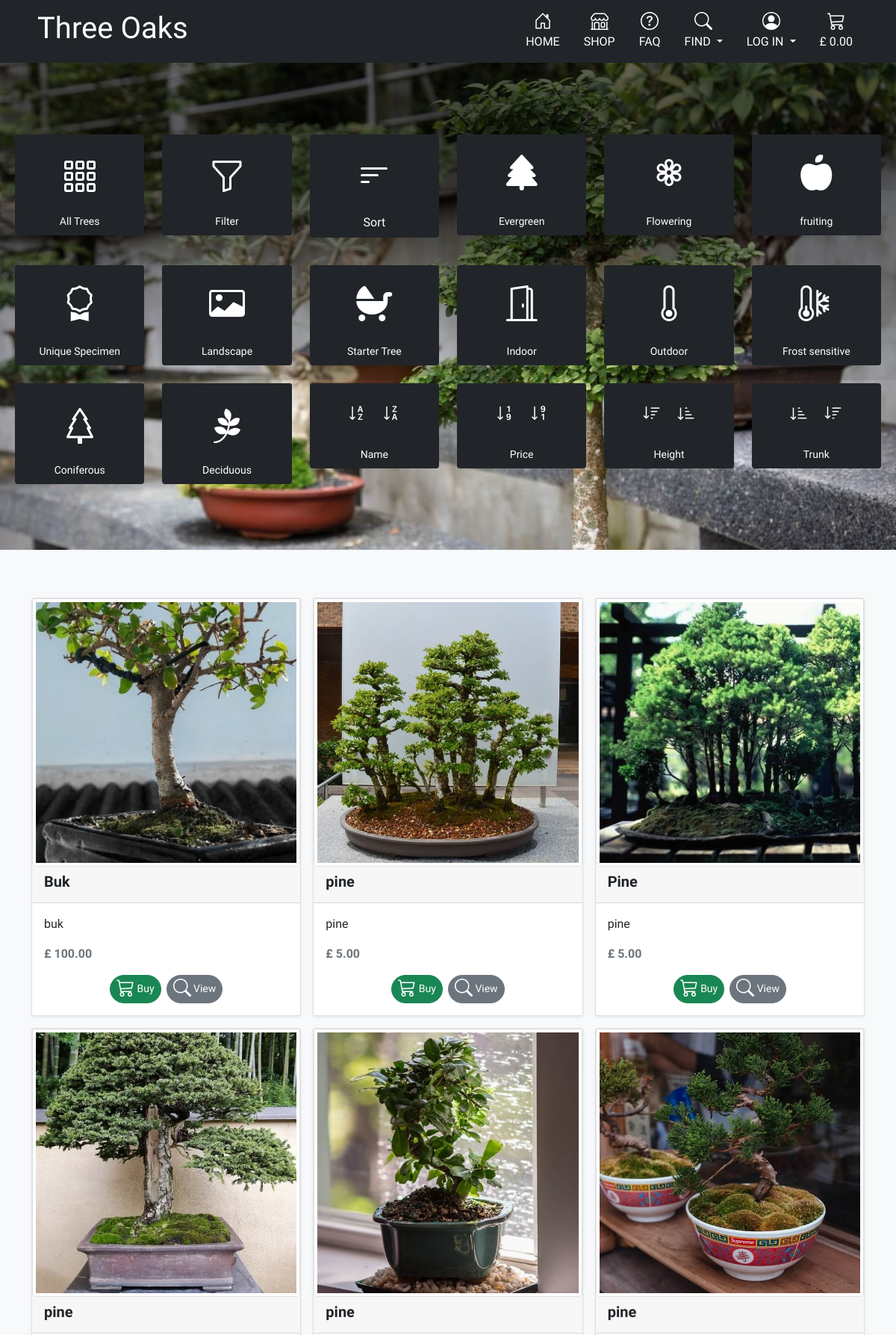
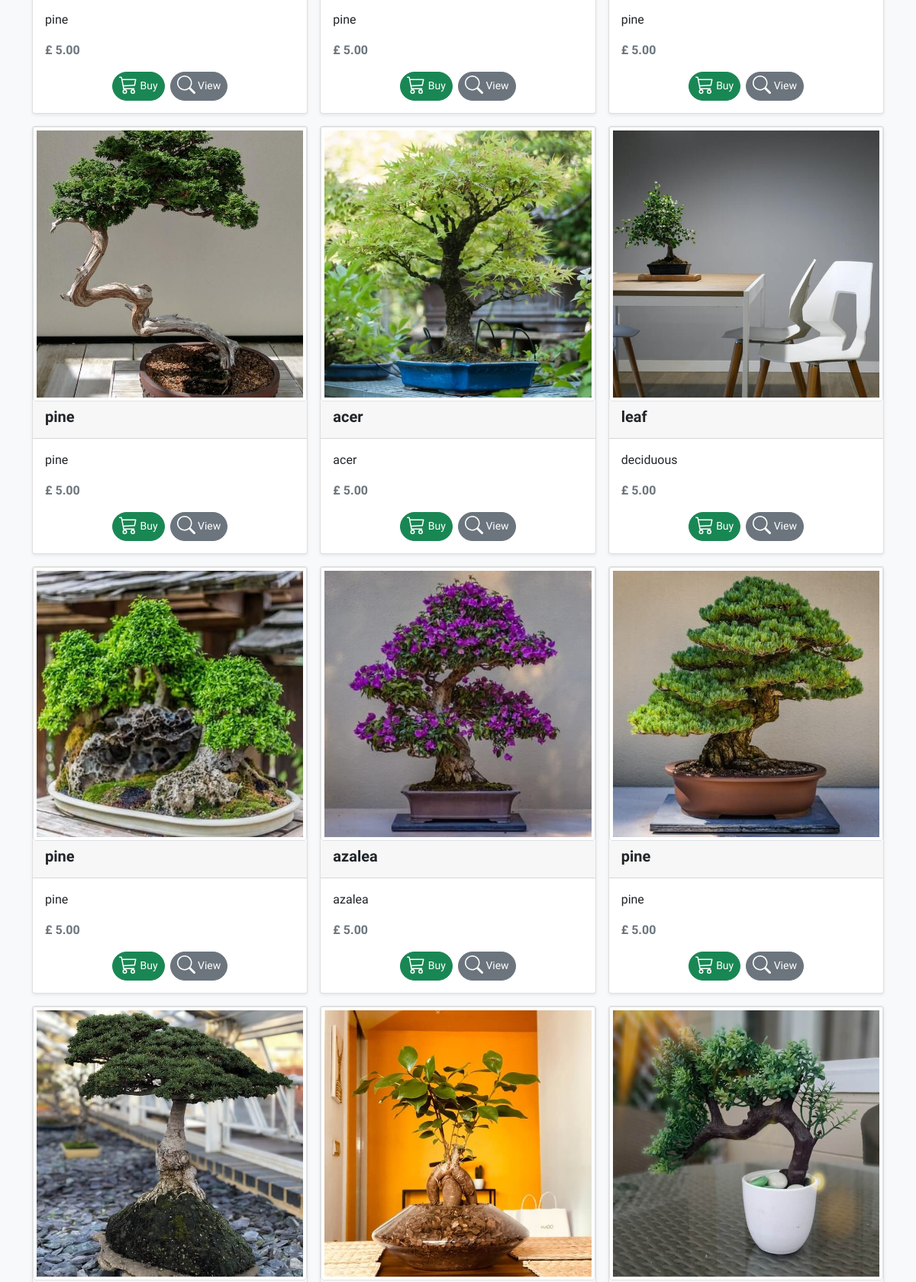
The app's page /trees/ (upper part) with its own data (2 pictures, top to bottom).
### trees/models.py (models this page shows, shortened)
class Feature(models.Model):
    name = models.CharField(max_length=254)
    friendly_name = models.CharField(max_length=254, null=True, blank=True)
    icon_class = models.CharField(max_length=254, null=True, blank=True)
    aria_for_anchor = models.CharField(default='Filter elements by',
                                       max_length=254, null=True, blank=True)

class Enviroment(models.Model):
    name = models.CharField(max_length=254)
    friendly_name = models.CharField(max_length=254, null=True, blank=True)
    icon_class = models.CharField(max_length=254, null=True, blank=True)
    aria_for_anchor = models.CharField(default='Filter elements by',
                                       max_length=254, null=True, blank=True)

class Tree(models.Model):
    name = models.CharField(max_length=254, null=True, blank=True)
    slug = models.SlugField(max_length=200, unique=True, editable=False)
    height_in = models.DecimalField(max_digits=9, decimal_places=2)
    trunk_circumference = models.DecimalField(max_digits=9, decimal_places=2)
    price = models.DecimalField(max_digits=9, decimal_places=2)
    current_stock = models.IntegerField(null=True, blank=True)
    leaves_or_needles = models.CharField(
            max_length=254, choices=LEAVES_OR_NEEDLES_CHOICES,
            default='coniferous', null=True, blank=True)
    description = models.TextField()
    image_url = models.URLField(max_length=1024, null=True, blank=True)
    image = models.ImageField(null=True, blank=True)
    image_alt = models.CharField(max_length=254, null=True, blank=True)
    image_disclaimer = models.CharField(
            max_length=254, choices=IMG_DISCLAIMER_CHOICES,
            default='standarised',  null=True, blank=True
            )
    feature = models.ManyToManyField(
                'Feature', blank=True)
    enviroment = models.ForeignKey(
                'Enviroment', null=True, blank=True, on_delete=models.SET_NULL)

### trees/views.py (the view, shortened to what this page needs)
# urls.py: path('', views.all_trees, name='all_trees'),
def all_trees(request):
    trees = Tree.objects.all()
    all_features = Feature.objects.all()
    all_enviroments = Enviroment.objects.all()
    query = None
    current_features = None
    current_enviroments = None
    current_types = None
    sort = None
    direction = None
    current_sorting = f'{sort}_{direction}'
    trolley = request.session.get('trolley', {})
    trees_in_bag_strings = list(trolley.keys())
    trees_in_bag = list(map(int, trees_in_bag_strings))
    context = {
        'trees': trees,
        'features': all_features,
        'enviroments': all_enviroments,
        'search_term': query,
        'current_features': current_features,
        'current_enviroments': current_enviroments,
        'current_types': current_types,
        'current_sorting': current_sorting,
        'trees_in_bag': trees_in_bag,
    }
    return render(request, 'trees/trees.html', context)

### trolley/contexts.py (called while the page is built, shortened)
def trolley_contents(request):
    trolley_items = []
    total = 0
    tree_count = 0
    trolley = request.session.get('trolley', {})
    if total < settings.FREE_DELIVERY_THRESHOLD:
        delivery = total * Decimal(settings.STANDARD_DELIVERY_PERCENTAGE / 100)
        free_delivery_delta = settings.FREE_DELIVERY_THRESHOLD - total
    else:
        delivery = 0
        free_delivery_delta = 0
    grand_total = delivery + total
    context = {
        'trolley_items': trolley_items,
        'total': total,
        'tree_count': tree_count,
        'delivery': delivery,
        'free_delivery_delta': free_delivery_delta,
        'free_delivery_threshold': settings.FREE_DELIVERY_THRESHOLD,
        'grand_total': grand_total,
    }
    return context

### trees/templates/trees/trees.html (shortened to what this page needs)
{% extends 'base.html' %}
{% load static %}
{% block extra_css %}
<link rel="stylesheet" href="{% static 'trees/css/trees.css' %}">
{% endblock %}
{% block content %}
<section class=" py-5 text-center flex-container bg-img-trees my-box-shadow-75">
    {% include 'trees/includes/sorting_tiles.html' %}
</section>
<div class="album py-5 bg-light">
    <div class="container row">
        <div class="col-12 col-md-6 order-md-first">
        </div>
    </div>
    <div class="container">
        <div class="row row-cols-1 row-cols-sm-2 row-cols-md-3 g-3">
            {% for tree in trees %}
            <div class="col">
                <div class="card shadow-sm">
                    {% if tree.image %}
                    <img class="card-img-top img-thumbnail" src="{{ tree.image.url }}"
                        {% if tree.image_alt %}
                        alt="{{ tree.image_alt }}"
                        {% else %}
                        alt="{{ tree.name }}"
                        {% endif %}
                     height="225">
                    {% endif %}
                <div class="card-header">
                    <p class="h5 fw-bold">{{ tree.name }}</p>
                </div>
                <div class="card-body">
                    {% if tree.description %}
                    <p class="card-text">
                        {{ tree.description }}
                    </p>
                    {% endif %}
                    <p class="card-text">
                        <div class="text-muted fw-bold">£ {{tree.price}}</div>
                    </p>
                    {% if tree.id in trees_in_bag %}
                    <div class="d-flex justify-content-center align-items-center mt-3">
                        <div class="btn-group">
                            <a class="btn btn-sm btn-success rounded-pill me-2 small"
                            href="{% url 'view_trolley' %}"
                            aria-label="">
                                <svg class="bi mx-auto mb-1" width="24" height="24" fill="currentColor"><use xlink:href="#inTrolley"/></svg>
                                in trolley</a>
                            <a
                            class="btn btn-sm btn-secondary rounded-pill"
                            href="{% url 'tree_detail' tree_slug=tree.slug %}"
                            aria-label="">
                            <svg class="bi mx-auto mb-1" width="24" height="24" fill="currentColor"><use xlink:href="#find"/></svg>
                            View</a>
                        </div>
                    </div>
                    {% else %}
                    <form class="form" action="{% url 'add_to_trolley' tree.id %}" method="POST">
                    <div class="d-flex justify-content-center align-items-center mt-3">
                    <div class="btn-group">
                        <button type="submit" class="btn btn-sm btn-success rounded-pill me-2">
                            <svg class="bi mx-auto mb-1" width="24" height="24" fill="currentColor"><use xlink:href="#trolley"/></svg>
                            Buy</button>
                        <a
                        class="btn btn-sm btn-secondary rounded-pill"
                        href="{% url 'tree_detail' tree_slug=tree.slug %}"
                        aria-label="">
                        <svg class="bi mx-auto mb-1" width="24" height="24" fill="currentColor"><use xlink:href="#find"/></svg>
                        View</a>
                    </div>
                    </div>
                    </form>
                    {% endif %}
                </div>
                </div>
            </div>
            {% endfor %}
        </div>
    </div>
</div>
{% endblock %}

### trees/templates/trees/includes/sorting_tiles.html (shortened to what this page needs)
<ul class="mx-2 mt-5 row row-cols-3 row-cols-sm-4 row-cols-lg-6 row-cols-xl-8 list-unstyled list justify-content-md-center">
    <li class="col mb-4" >
      <a class="d-block bg-dark rounded text-white text-decoration-none"
      href="{% url 'all_trees' %}"
      aria-label="Show all trees">
        <div class="display-5 p-3 py-4  bg-dark text-center rounded">
          <svg class="bi" width="1em" height="1em" fill="currentColor">
            <use xlink:href="#grid">
            </use>
          </svg>
        </div>
        <p class="small name text-white text-center pb-2">All Trees
        </p>
      </a>
    </li>
    <li class="col mb-4" >
        <a class="d-block bg-dark rounded text-white text-decoration-none" href="" aria-label="Show menu for filtering trees">
          <div class="display-5 p-3 py-4  bg-dark text-center rounded">
            <svg class="bi" width="1em" height="1em" fill="currentColor">
              <use xlink:href="#filter">
              </use>
            </svg>
          </div>
          <div class="small name text-white text-center pb-2">Filter
          </div>
        </a>
      </li>
    <li class="col mb-4" >
        <a class="d-block bg-dark rounded text-white text-decoration-none" href="" aria-label="Show menu for sorting trees">
          <div class="display-5 p-3 py-4  bg-dark text-center rounded">
            <svg class="bi" width="1em" height="1em" fill="currentColor">
              <use xlink:href="#sort">
              </use>
            </svg>
          </div>
          <div class="name text-white text-center pb-2">Sort
          </div>
        </a>
      </li>
{% if features %}
{% for feature in features %}
    <li class="col mb-4 feature-tile" >
        <a class="d-block bg-dark rounded text-white text-decoration-none"
        href="{% url 'all_trees' %}?feature={{feature.name}}"
        aria-label="{{ feature.aria_for_anchor }}">
          <div class="display-5 p-3 py-4  bg-dark text-center rounded">
            <i class="{{ feature.icon_class}}"></i>
          </div>
          <div class="small name text-white text-center pb-2">{{ feature.friendly_name }}
          </div>
        </a>
      </li>
{% endfor %}
{% endif %}
{% if enviroments %}
{% for enviroment in enviroments %}
    <li class="col mb-4 feature-tile" >
        <a class=" d-block bg-dark rounded text-white text-decoration-none"
         href="{% url 'all_trees' %}?enviroment={{ enviroment.name }}"
         aria-label="{{ enviroment.aria_for_anchor }}">
          <div class="display-5 p-3 py-4  bg-dark text-center rounded">
            <i class="{{ enviroment.icon_class }}"></i>
          </div>
          <div class="small name text-white text-center pb-2">{{ enviroment.friendly_name }}
          </div>
        </a>
      </li>
{% endfor %}
{% endif %}
    <li class="col mb-4 feature-tile" >
      <a class="d-block bg-dark rounded text-white text-decoration-none"
       href="{% url 'all_trees' %}?type=coniferous"
       aria-label="Show ">
        <div class="display-5 p-3 py-4  bg-dark text-center rounded">
          <svg class="bi" width="1em" height="1em" fill="currentColor">
            <use xlink:href="#pine">
            </use>
          </svg>
        </div>
        <div class="small name text-white text-center pb-2">Coniferous
        </div>
      </a>
    </li>
    <li class="col mb-4 feature-tile" >
      <a class="d-block bg-dark rounded text-white text-decoration-none"
       href="{% url 'all_trees' %}?type=deciduous"
       aria-label="Show ">
        <div class="display-5 p-3 py-4  bg-dark text-center rounded">
          <svg class="bi" width="1em" height="1em" fill="currentColor">
            <use xlink:href="#leaf">
            </use>
          </svg>
        </div>
        <div class="small name text-white text-center pb-2">Deciduous
        </div>
      </a>
    </li>
      <li class="col mb-4 d-none-xxs">
        <div class="d-block bg-dark rounded" >
          <div class="p-3  py-4 mb-2 text-center ">
            <a class="h4 text-white bg-dark text-decoration-none pe-2"
               href="{% url 'all_trees' %}?sort=name&direction=asc"
               aria-label="Sort trees by name alphabetically z to a. Opens in the same window">
              <svg class="bi" width="1em" height="1em" fill="currentColor">
                <use xlink:href="#sortAZ">
                </use>
              </svg>
            </a>
            <a class="h4 text-white bg-dark text-decoration-none ps-2"
               href="{% url 'all_trees' %}?sort=name&direction=desc"
               aria-label="Sort trees by name alphabetically z to a. Opens in the same window">
              <svg class="bi" width="1em" height="1em" fill="currentColor">
                <use xlink:href="#sortZA">
                </use>
              </svg>
            </a>
          </div>
          <div class="small name text-white text-center pb-2 ">Name
          </div>
        </div>
      </li>
    <li class="col mb-4 d-none-xxs">
      <div class="d-block bg-dark rounded" >
        <div class="p-3  py-4 mb-2 text-center ">
          <a class="h4 text-white bg-dark text-decoration-none pe-2"
             href="{% url 'all_trees' %}?sort=price&direction=asc"
             aria-label="Sort trees by price from lowest to highest. Opens in the same window" >
            <svg class="bi" width="1em" height="1em" fill="currentColor">
              <use xlink:href="#sort19">
              </use>
            </svg>
          </a>
          <a class="h4 text-white bg-dark text-decoration-none ps-2"
             href="{% url 'all_trees' %}?sort=price&direction=desc"
             aria-label="Sort trees by price from highest to lowest. Opens in the same window">
            <svg class="bi" width="1em" height="1em" fill="currentColor">
              <use xlink:href="#sort91">
              </use>
            </svg>
          </a>
        </div>
        <div class="small name text-white text-center pb-2 ">Price
        </div>
      </div>
    </li>
          <li class="col mb-4 d-none-xxs">
            <div class="d-block bg-dark rounded" >
              <div class="p-3  py-4 mb-2 text-center ">
                <a class="h4 text-white bg-dark text-decoration-none pe-2"
                   href="{% url 'all_trees' %}?sort=height_in&direction=asc"
                   aria-label="Sort trees by hight from smallest to largest. Opens in same window">
                  <svg class="bi" width="1em" height="1em" fill="currentColor">
                    <use xlink:href="#sortLS">
                    </use>
                  </svg>
                </a>
                <a class="h4 text-white bg-dark text-decoration-none ps-2"
                   href="{% url 'all_trees' %}?sort=height_in&direction=desc"
                   aria-label="Sort trees by hight from largest to smallest. Opens in same window">
                  <svg class="bi" width="1em" height="1em" fill="currentColor">
                    <use xlink:href="#sortSL">
                    </use>
                  </svg>
                </a>
              </div>
              <div class="small name text-white text-center pb-2 ">Height
              </div>
            </div>
          </li>
          <li class="col mb-4 d-none-xxs">
            <div class="d-block bg-dark rounded" >
              <div class="p-3  py-4 mb-2 text-center ">
                <a class="h4 text-white bg-dark text-decoration-none pe-2"
                   href="{% url 'all_trees' %}?sort=trunk_circumference&direction=asc"
                   aria-label="Sort trees by trunk from smallest to thickest. Opens in same window">
                  <svg class="bi" width="1em" height="1em" fill="currentColor">
                    <use xlink:href="#sortSL">
                    </use>
                  </svg>
                </a>
                <a class="h4 text-white bg-dark text-decoration-none ps-2"
                   href="{% url 'all_trees' %}?sort=trunk_circumference&direction=desc"
                   aria-label="Sort trees by trunk from thickest to smallest. Opens in same window">
                  <svg class="bi" width="1em" height="1em" fill="currentColor">
                    <use xlink:href="#sortLS">
                    </use>
                  </svg>
                </a>
              </div>
              <div class="small name text-white text-center pb-2 ">Trunk
              </div>
            </div>
          </li>
  </ul>

### static/css/base.css (style rules this page uses)
body { font-family: 'Kodchasan', sans-serif !important; }
.bg-img-trees { background: #f0f5fa url('/media/wide-02-tree-hero-milada-vigerova-JloxbrNcknY-unsplash.jpg') center/cover no-repeat; }
.my-box-shadow-75 { box-shadow: inset 0 20rem 150rem rgb(0 0 0 / 75%); }

### records on screen
Feature: friendly_name "Evergreen"
Feature: friendly_name "Flowering"
Feature: friendly_name "fruiting"
Feature: friendly_name "Unique Specimen"
Feature: friendly_name "Landscape"
Feature: friendly_name "Starter Tree"
Enviroment: friendly_name "Indoor"
Enviroment: friendly_name "Outdoor"
Enviroment: friendly_name "Frost sensitive"
Tree: image (picture), name "Buk", description "buk", price "100.00"
Tree: image (picture), name "pine", description "pine", price "5.00"
Tree: image (picture), name "Pine", description "pine", price "5.00"
Tree: image (picture), name "pine", description "pine", price "5.00"
Tree: image (picture), name "pine", description "pine", price "5.00"
Tree: image (picture), name "pine", description "pine", price "5.00"
Tree: image (picture), name "pine", description "pine", price "5.00"
Tree: image (picture), name "acer", description "acer", price "5.00"
Tree: image (picture), name "leaf", description "deciduous", price "5.00"
Tree: image (picture), name "pine", description "pine", price "5.00"
Tree: image (picture), name "azalea", description "azalea", price "5.00"
Tree: image (picture), name "pine", description "pine", price "5.00"
Tree: image (picture)
Tree: image (picture)
Tree: image (picture)
